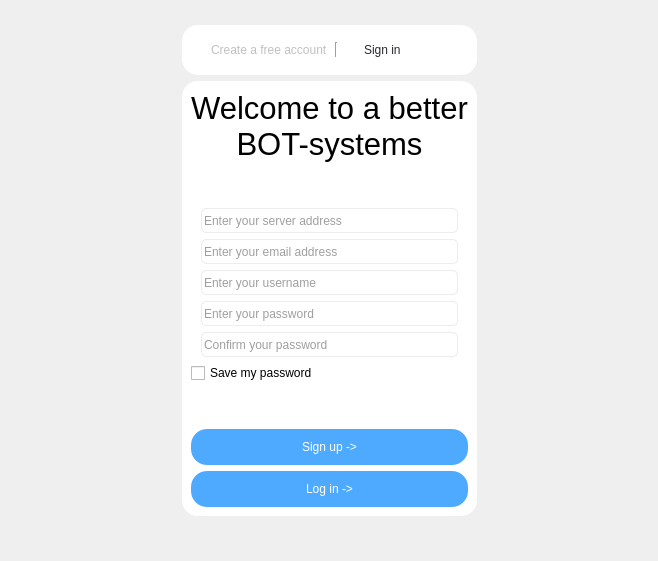
<?xml version="1.0" encoding="UTF-8"?>
<ui version="4.0">
 <class>LoginWidget</class>
 <widget class="QWidget" name="LoginWidget">
  <property name="geometry">
   <rect>
    <x>0</x>
    <y>0</y>
    <width>658</width>
    <height>561</height>
   </rect>
  </property>
  <property name="windowTitle">
   <string>Form</string>
  </property>
  <layout class="QVBoxLayout" name="verticalLayout">
   <item>
    <spacer name="verticalSpacer_6">
     <property name="orientation">
      <enum>Qt::Vertical</enum>
     </property>
     <property name="sizeHint" stdset="0">
      <size>
       <width>20</width>
       <height>46</height>
      </size>
     </property>
    </spacer>
   </item>
   <item>
    <layout class="QHBoxLayout" name="horizontalLayout_2">
     <item>
      <spacer name="horizontalSpacer">
       <property name="orientation">
        <enum>Qt::Horizontal</enum>
       </property>
       <property name="sizeHint" stdset="0">
        <size>
         <width>40</width>
         <height>20</height>
        </size>
       </property>
      </spacer>
     </item>
     <item>
      <layout class="QVBoxLayout" name="verticalLayout_6">
       <item>
        <widget class="QGroupBox" name="state_autorize_block">
         <property name="minimumSize">
          <size>
           <width>0</width>
           <height>50</height>
          </size>
         </property>
         <property name="maximumSize">
          <size>
           <width>16777215</width>
           <height>90</height>
          </size>
         </property>
         <property name="styleSheet">
          <string notr="true">QGroupBox{
	border:none;
	background: #FFFFFF;
	border-radius: 16px;
}</string>
         </property>
         <layout class="QVBoxLayout" name="verticalLayout_4">
          <item>
           <layout class="QHBoxLayout" name="horizontalLayout">
            <item>
             <widget class="QRadioButton" name="registrate_radiobutton">
              <property name="layoutDirection">
               <enum>Qt::LeftToRight</enum>
              </property>
              <property name="styleSheet">
               <string notr="true">QRadioButton{}

QRadioButton:checked{color:#292A2F;}

QRadioButton:unchecked{color: rgba(41, 42, 47,76 );}

QRadioButton::indicator{
	border:none;
	background:transparent;
}

</string>
              </property>
              <property name="text">
               <string>Create a free account</string>
              </property>
             </widget>
            </item>
            <item>
             <widget class="Line" name="line">
              <property name="styleSheet">
               <string notr="true">QFrame{
margin-top:15px;
margin-bottom:15px;
}</string>
              </property>
              <property name="orientation">
               <enum>Qt::Vertical</enum>
              </property>
             </widget>
            </item>
            <item>
             <widget class="QRadioButton" name="login_radiobutton">
              <property name="styleSheet">
               <string notr="true">QRadioButton{
text-align: center;
}

QRadioButton:checked{color:#292A2F;}

QRadioButton:unchecked{color: rgba(41, 42, 47,76 );}

QRadioButton::indicator{
	border:none;
	background:transparent;
}

</string>
              </property>
              <property name="text">
               <string>Sign in</string>
              </property>
              <property name="checked">
               <bool>true</bool>
              </property>
             </widget>
            </item>
           </layout>
          </item>
         </layout>
        </widget>
       </item>
       <item>
        <widget class="QGroupBox" name="background_login">
         <property name="styleSheet">
          <string notr="true">QGroupBox{
	border:none;
	background: #FFFFFF;
	border-radius: 16px;
}</string>
         </property>
         <property name="title">
          <string/>
         </property>
         <layout class="QVBoxLayout" name="verticalLayout_5">
          <item>
           <widget class="QLabel" name="label_2">
            <property name="font">
             <font>
              <pointsize>23</pointsize>
             </font>
            </property>
            <property name="styleSheet">
             <string notr="true">QLabel{
	text-align: center;
}</string>
            </property>
            <property name="text">
             <string>&lt;html&gt;&lt;head/&gt;&lt;body&gt;&lt;p align=&quot;center&quot;&gt;Welcome to a better BOT-systems&lt;/p&gt;&lt;/body&gt;&lt;/html&gt;</string>
            </property>
            <property name="wordWrap">
             <bool>true</bool>
            </property>
           </widget>
          </item>
          <item>
           <spacer name="verticalSpacer_4">
            <property name="orientation">
             <enum>Qt::Vertical</enum>
            </property>
            <property name="sizeHint" stdset="0">
             <size>
              <width>20</width>
              <height>40</height>
             </size>
            </property>
           </spacer>
          </item>
          <item>
           <widget class="QLineEdit" name="server_addr_edit">
            <property name="minimumSize">
             <size>
              <width>0</width>
              <height>25</height>
             </size>
            </property>
            <property name="styleSheet">
             <string notr="true">QLineEdit{
	color: rgb(64,64,64);
	border: 1px solid rgba(204, 204, 204, 89);
	border-radius: 5px;
	margin-left: 10px;
	margin-right: 10px;
}</string>
            </property>
            <property name="inputMask">
             <string/>
            </property>
            <property name="text">
             <string/>
            </property>
            <property name="placeholderText">
             <string>Enter your server address</string>
            </property>
           </widget>
          </item>
          <item>
           <widget class="QLineEdit" name="email_edit">
            <property name="minimumSize">
             <size>
              <width>0</width>
              <height>25</height>
             </size>
            </property>
            <property name="styleSheet">
             <string notr="true">QLineEdit{
	color: rgb(64,64,64);
	border: 1px solid rgba(204, 204, 204, 89);
	border-radius: 5px;
	margin-left: 10px;
	margin-right: 10px;
}</string>
            </property>
            <property name="text">
             <string/>
            </property>
            <property name="placeholderText">
             <string>Enter your email address</string>
            </property>
           </widget>
          </item>
          <item>
           <widget class="QLineEdit" name="username_edit">
            <property name="minimumSize">
             <size>
              <width>0</width>
              <height>25</height>
             </size>
            </property>
            <property name="maximumSize">
             <size>
              <width>16777215</width>
              <height>16777208</height>
             </size>
            </property>
            <property name="styleSheet">
             <string notr="true">QLineEdit{
	color: rgb(64,64,64);
	border: 1px solid rgba(204, 204, 204, 89);
	border-radius: 5px;
	margin-left: 10px;
	margin-right: 10px;
}</string>
            </property>
            <property name="text">
             <string/>
            </property>
            <property name="placeholderText">
             <string>Enter your username</string>
            </property>
           </widget>
          </item>
          <item>
           <widget class="QLineEdit" name="password_edit">
            <property name="minimumSize">
             <size>
              <width>0</width>
              <height>25</height>
             </size>
            </property>
            <property name="styleSheet">
             <string notr="true">QLineEdit{
	color: rgb(64,64,64);
	border: 1px solid rgba(204, 204, 204, 89);
	border-radius: 5px;
	margin-left: 10px;
	margin-right: 10px;
}</string>
            </property>
            <property name="text">
             <string/>
            </property>
            <property name="echoMode">
             <enum>QLineEdit::Password</enum>
            </property>
            <property name="placeholderText">
             <string>Enter your password</string>
            </property>
           </widget>
          </item>
          <item>
           <widget class="QLineEdit" name="confirm_password_edit">
            <property name="minimumSize">
             <size>
              <width>0</width>
              <height>25</height>
             </size>
            </property>
            <property name="styleSheet">
             <string notr="true">QLineEdit{
	color: rgb(64,64,64);
	border: 1px solid rgba(204, 204, 204, 89);
	border-radius: 5px;
	margin-left: 10px;
	margin-right: 10px;
}</string>
            </property>
            <property name="text">
             <string/>
            </property>
            <property name="echoMode">
             <enum>QLineEdit::Password</enum>
            </property>
            <property name="placeholderText">
             <string>Confirm your password</string>
            </property>
           </widget>
          </item>
          <item>
           <widget class="QCheckBox" name="save_my_password">
            <property name="text">
             <string>Save my password</string>
            </property>
           </widget>
          </item>
          <item>
           <spacer name="verticalSpacer_5">
            <property name="orientation">
             <enum>Qt::Vertical</enum>
            </property>
            <property name="sizeHint" stdset="0">
             <size>
              <width>20</width>
              <height>40</height>
             </size>
            </property>
           </spacer>
          </item>
          <item>
           <widget class="QPushButton" name="sign_up_user_button">
            <property name="enabled">
             <bool>true</bool>
            </property>
            <property name="minimumSize">
             <size>
              <width>0</width>
              <height>36</height>
             </size>
            </property>
            <property name="styleSheet">
             <string notr="true">QPushButton{
	color:white;
	border: none;
	border-radius:16px;
	background-color: #4DAAFF;
}

QPushButton:!enabled{
	background-color: rgba(82,136,193,76);
}

QPushButton::hover{
	background-color: #5288C1;
}</string>
            </property>
            <property name="text">
             <string>Sign up -&gt;</string>
            </property>
           </widget>
          </item>
          <item>
           <widget class="QPushButton" name="login_button">
            <property name="enabled">
             <bool>true</bool>
            </property>
            <property name="minimumSize">
             <size>
              <width>0</width>
              <height>36</height>
             </size>
            </property>
            <property name="styleSheet">
             <string notr="true">QPushButton{
	color:white;
	border: none;
	border-radius:16px;
	background-color: #4DAAFF;
}

QPushButton:!enabled{
	background-color: rgba(82,136,193,76);
}

QPushButton::hover{
	background-color: #5288C1;
}</string>
            </property>
            <property name="text">
             <string>Log in -&gt;</string>
            </property>
           </widget>
          </item>
         </layout>
        </widget>
       </item>
       <item>
        <spacer name="verticalSpacer_3">
         <property name="orientation">
          <enum>Qt::Vertical</enum>
         </property>
         <property name="sizeType">
          <enum>QSizePolicy::Fixed</enum>
         </property>
         <property name="sizeHint" stdset="0">
          <size>
           <width>0</width>
           <height>20</height>
          </size>
         </property>
        </spacer>
       </item>
      </layout>
     </item>
     <item>
      <spacer name="horizontalSpacer_2">
       <property name="orientation">
        <enum>Qt::Horizontal</enum>
       </property>
       <property name="sizeHint" stdset="0">
        <size>
         <width>40</width>
         <height>20</height>
        </size>
       </property>
      </spacer>
     </item>
    </layout>
   </item>
   <item>
    <spacer name="verticalSpacer_7">
     <property name="orientation">
      <enum>Qt::Vertical</enum>
     </property>
     <property name="sizeHint" stdset="0">
      <size>
       <width>20</width>
       <height>45</height>
      </size>
     </property>
    </spacer>
   </item>
  </layout>
 </widget>
 <resources/>
 <connections/>
</ui>
